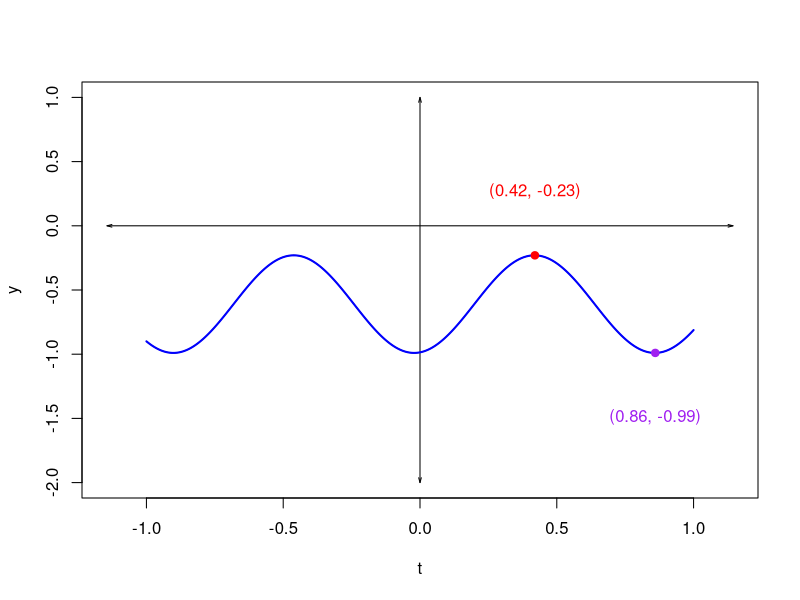
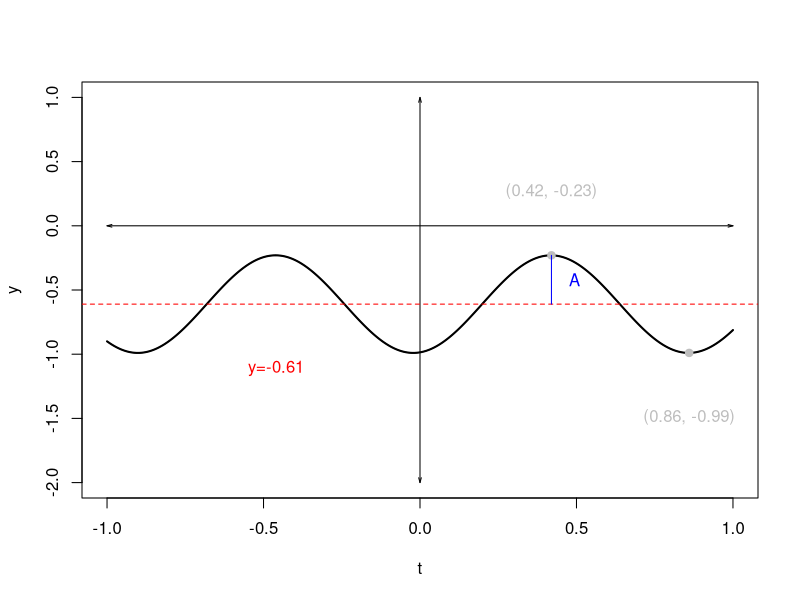
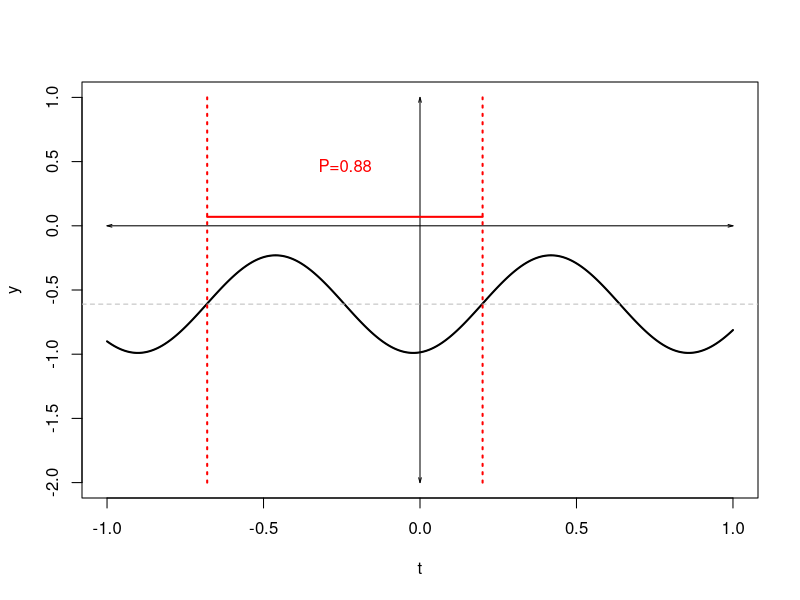
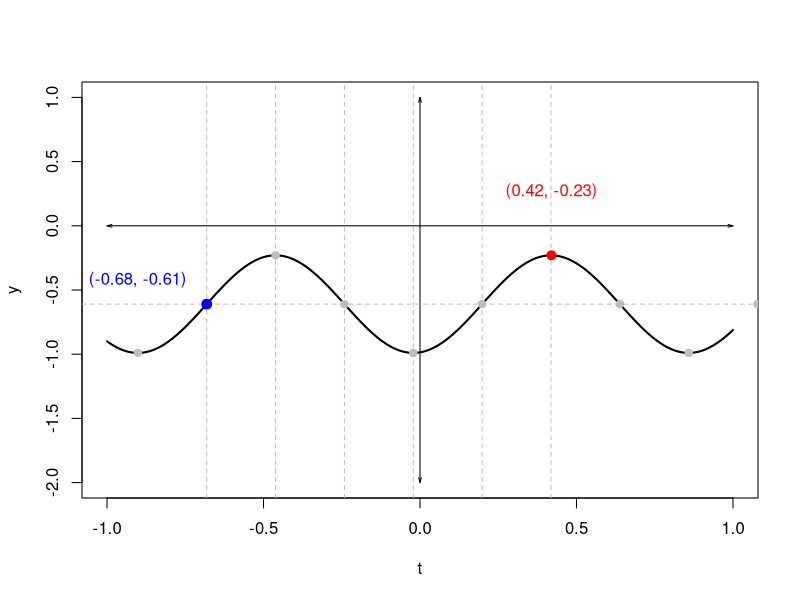

These figures' R source, in order:
## ---- chunk 1
# A*sin(Bx+C)+D
while(T){
  A = round(exp(runif(1,log(1/3),log(3))),2)
  P = round(exp(runif(1,log(1/3/4),log(3/4))),2)*4
  B = 2*pi/P
  ps = runif(1,pi/8,2*pi-pi/8)
  hs = round(ps/B,2)
  Ba = round(2*pi/P,2)
  C = ps
  C1 = hs*B
  Ca = round(C1,2)
  D = round(runif(1,-0.8,0.8),2)
  x0 = -hs
  x1s = P/4-hs+P*(0:2)
  x2s = 3*P/4-hs+P*(0:2)
  x1 = round(min(x1s[x1s>0]),2)
  x2 = round(min(x2s[x2s>0]),2)
  y1 = round(A*sin(B*x1+C)+D,2)
  y2 = round(A*sin(B*x2+C)+D,2)
  if(round(A,0)!=A && round(P,0)!=P && round(Ba,0)!=Ba &&
     round(hs,0)!=hs && round(D,0)!=D && round(Ca,0)!=Ca && abs(y1)>0.1 && abs(y2)>0.1 && abs(D)>0.1){break}
}

w1 = sample(1:5,1)
ac1 = round(A,2)+(1:5-w1)*0.03
al1 = paste0("* ",sprintf("%.2f",ac1),collapse="\n")
sol1 = paste0(1*(1:5==w1),collapse="")

w2 = sample(1:5,1)
ac2 = round(B,2)+(1:5-w2)*0.03
al2 = paste0("* ",sprintf("%.2f",ac2),collapse="\n")
sol2 = paste0(1*(1:5==w2),collapse="")

w3 = sample(1:5,1)
ac3 = round(C,2)+(1:5-w3)*0.03
al3 = paste0("* ",sprintf("%.2f",ac3),collapse="\n")
sol3 = paste0(1*(1:5==w3),collapse="")

w4 = sample(1:5,1)
ac4 = round(D,2)+(1:5-w4)*0.03
al4 = paste0("* ",sprintf("%.2f",ac4),collapse="\n")
sol4 = paste0(1*(1:5==w4),collapse="")

## ---- chunk 2
t = seq(-ceiling(abs(P)),ceiling(abs(P)),length.out=1000)
xlo = -P*1.3
xhi = P*1.3
ylo = floor(min(c(0),D-A))-1
yhi = ceiling(max(c(0,D+A)))+1
plot(t,A*sin(B*t+C)+D,type="l",
     xlim=c(xlo,xhi),
     ylim=c(ylo,yhi),
     xlab="t",
     ylab="y"
     )
arrows(xlo,0,xhi,0,length=0.05,angle=15,code=3)
arrows(0,ylo,0,yhi,length=0.05,angle=15,code=3)
lines(t,A*sin(B*t+C)+D,lwd=2,col="blue")

# points(P/4-hs,A*sin(pi/2)+D,pch=19,col="red")
# text(P/4-hs,A*sin(pi/2)+D+0.5,
#      paste0("(",P/4-hs,", ",A*sin(pi/2)+D,")",collapse=""),
#      col="red")
# points(3*P/4-hs,A*sin(3*pi/2)+D,pch=19,col="purple")
# text(3*P/4-hs,A*sin(3*pi/2)+D-0.5,
#      paste0("(",3*P/4-hs,", ",A*sin(3*pi/2)+D,")",collapse=""),
#      col="purple")
points(x1,y1,pch=19,col="red")
text(x1,y1+0.5,
     paste0("(",x1,", ",y1,")",collapse=""),
     col="red")
points(x2,y2,pch=19,col="purple")
text(x2,y2-0.5,
     paste0("(",x2,", ",y2,")",collapse=""),
     col="purple")
## ---- chunk 3
t = seq(-ceiling(abs(P)),
        ceiling(abs(P)),
        length.out=1000)
xlo = -ceiling(P)
xhi = ceiling(P)
ylo = floor(min(c(0),D-A))-1
yhi = ceiling(max(c(0,D+A)))+1
plot(t,A*sin(B*t+C)+D,type="l",
     xlim=c(xlo,xhi),
     ylim=c(ylo,yhi),
     xlab="t",
     ylab="y"
     )
arrows(xlo,0,xhi,0,length=0.05,angle=15,code=3)
arrows(0,ylo,0,yhi,length=0.05,angle=15,code=3)
lines(t,A*sin(B*t+C)+D,lwd=2,col="black")

# points(P/4-hs,A*sin(pi/2)+D,pch=19,col="red")
# text(P/4-hs,A*sin(pi/2)+D+0.5,
#      paste0("(",P/4-hs,", ",A*sin(pi/2)+D,")",collapse=""),
#      col="red")
# points(3*P/4-hs,A*sin(3*pi/2)+D,pch=19,col="purple")
# text(3*P/4-hs,A*sin(3*pi/2)+D-0.5,
#      paste0("(",3*P/4-hs,", ",A*sin(3*pi/2)+D,")",collapse=""),
#      col="purple")
points(x1,y1,pch=19,col="grey")
text(x1,y1+0.5,
     paste0("(",x1,", ",y1,")",collapse=""),
     col="grey")
points(x2,y2,pch=19,col="grey")
text(x2,y2-0.5,
     paste0("(",x2,", ",y2,")",collapse=""),
     col="grey")

abline(h=D,lty=2,col="red")
if(D>0){
  xa2s = 3*P/4-hs-P*(0:2)
  xa2 = min(xa2s[xa2s>xlo])
  text(xa2,D+0.5,paste0("y=",D,collapse=""),col="red")
} else {
  xa2s = P/4-hs-P*(0:2)
  xa2 = min(xa2s[xa2s>xlo])
  text(xa2,D-0.5,paste0("y=",D,collapse=""),col="red")
}

lines(c(x1,x1),c(D,y1),col="blue")
text(x1+P/12,(D+y1)/2,"A",col="blue")
## ---- chunk 4
t = seq(-ceiling(abs(P)),
        ceiling(abs(P)),
        length.out=1000)
xlo = -ceiling(P)
xhi = ceiling(P)
ylo = floor(min(c(0),D-A))-1
yhi = ceiling(max(c(0,D+A)))+1
plot(t,A*sin(B*t+C)+D,type="l",
     xlim=c(xlo,xhi),
     ylim=c(ylo,yhi),
     xlab="t",
     ylab="y"
     )
arrows(xlo,0,xhi,0,length=0.05,angle=15,code=3)
arrows(0,ylo,0,yhi,length=0.05,angle=15,code=3)
lines(t,A*sin(B*t+C)+D,lwd=2,col="black")

# points(P/4-hs,A*sin(pi/2)+D,pch=19,col="red")
# text(P/4-hs,A*sin(pi/2)+D+0.5,
#      paste0("(",P/4-hs,", ",A*sin(pi/2)+D,")",collapse=""),
#      col="red")
# points(3*P/4-hs,A*sin(3*pi/2)+D,pch=19,col="purple")
# text(3*P/4-hs,A*sin(3*pi/2)+D-0.5,
#      paste0("(",3*P/4-hs,", ",A*sin(3*pi/2)+D,")",collapse=""),
#      col="purple")

abline(h=D,lty=2,col="grey")
lines(c(x0,x0+P),c(D+A+0.3,D+A+0.3),lwd=2,col="red")
lines(c(x0,x0),c(ylo,yhi),lwd=2,col="red",lty=3)
lines(c(x0+P,x0+P),c(ylo,yhi),lwd=2,col="red",lty=3)
text(x0+P/2,D+A+0.7,paste0("P=",P),col="red")
## ---- chunk 5
n = round((min(c(x1,x2))-x0)/(P/4))
## ---- chunk 6
t = seq(-ceiling(abs(P)),
        ceiling(abs(P)),
        length.out=1000)
xlo = -ceiling(P)
xhi = ceiling(P)
ylo = floor(min(c(0),D-A))-1
yhi = ceiling(max(c(0,D+A)))+1
plot(t,A*sin(B*t+C)+D,type="l",
     xlim=c(xlo,xhi),
     ylim=c(ylo,yhi),
     xlab="t",
     ylab="y"
     )
arrows(xlo,0,xhi,0,length=0.05,angle=15,code=3)
arrows(0,ylo,0,yhi,length=0.05,angle=15,code=3)
lines(t,A*sin(B*t+C)+D,lwd=2,col="black")

x00 = -C/B

n = round((min(c(x1,x2))-x0)/(P/4))

abline(h=D,col="grey",lty=2)
for(i in 0:n){
  abline(v=x00+i*P/4,col="grey",lty=2)
}
for(i in -20:20){
  points(x00+i*P/4,A*sin(B*(x00+i*P/4)+C)+D,pch=19,col="grey")
}

if(x1<x2){
  points(x1,y1,pch=19,col="red",cex=1.2)
  text(x1,y1+0.5,
      paste0("(",x1,", ",y1,")",collapse=""),
      col="red")
} else {
  points(x2,y2,pch=19,col="purple",cex=1.2)
  text(x2,y2-0.5,
      paste0("(",x2,", ",y2,")",collapse=""),
      col="purple")
}

points(x00,D,col="blue",pch=19,cex=1.3)
text(x00-P/4,D+A/2,paste0("(",x0,", ",D,")",collapse=""),
     col="blue")
